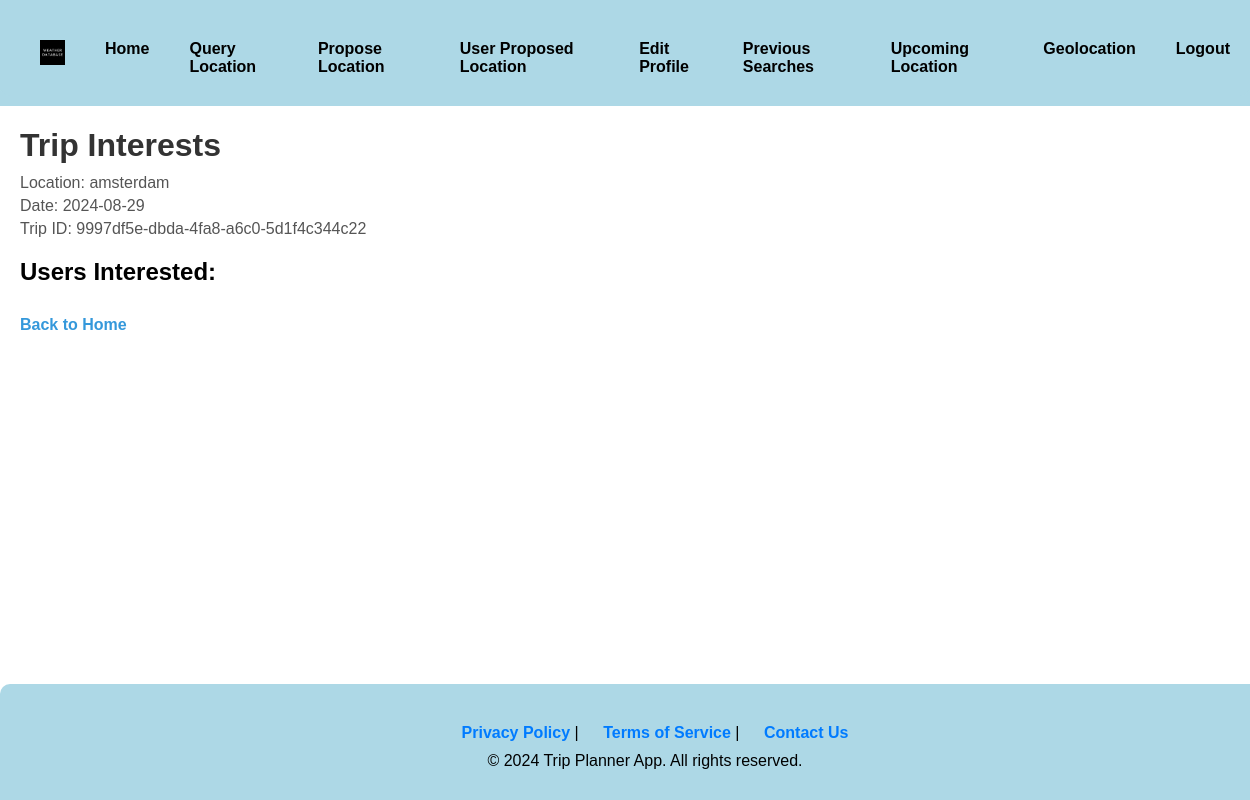
/tripInterests/9997df5e-dbda-4fa8-a6c0-5d1f4c344c22, run on an earlier commit of the app's database.
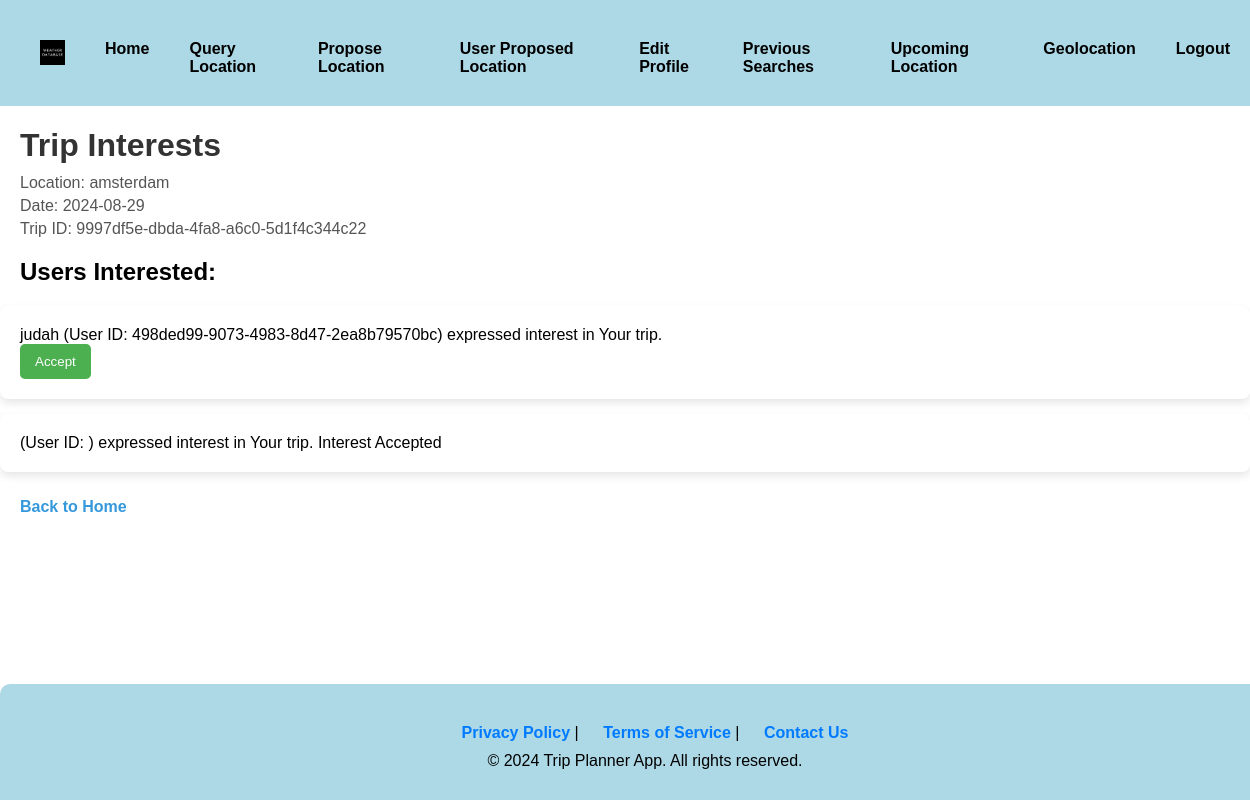
And on a later commit of the database.
### main.py (models this page shows, shortened)
class User(db.Model):
    id = db.Column(db.Integer, primary_key=True)
    username = db.Column(db.String(50), unique=True, nullable=False)
    password = db.Column(db.String(200), nullable=False)
    user_id = db.Column(db.String(36), unique=True, nullable=True)  #user id column

class Interest(db.Model):
    id = db.Column(db.Integer, primary_key=True)
    user_id = db.Column(db.String(36), db.ForeignKey('user.user_id'), nullable=False)
    expressing_user_id = db.Column(db.String(36), nullable=False)
    trip_id = db.Column(db.String(36), db.ForeignKey('proposed_trip.trip_id'), nullable=False)
    accepted = db.Column(db.Boolean, default=False)

### main.py (the view)
@app.route('/tripInterests/<trip_id>', methods=['GET'])
def trip_interests(trip_id):
    try:
        proposed_trip = ProposedTrip.query.filter_by(trip_id=trip_id).first()
        if not proposed_trip:
            return "Error: Proposed Trip not found."
        interests = Interest.query.filter_by(trip_id=trip_id).all()
        return render_template('tripInterests.html', proposed_trip=proposed_trip, interests=interests,
                               fetch_user_by_id=fetch_user_by_id)
    except SQLAlchemyError as db_error:
        error_message = f"Database error: {str(db_error)}"
        app.logger.error(error_message)  # Log the error
        return render_template('error.html', error_message=error_message), 500
    except Exception as e:
        error_message = f"An unexpected error occurred: {str(e)}"
        app.logger.error(error_message)  # Log the error
        return render_template('error.html', error_message=error_message), 500

### main.py (called while the page is built)
def fetch_user_by_id(user_id):
    user = User.query.filter_by(user_id=user_id).first()
    return user

### templates/tripInterests.html (shortened to what this page needs)
<!DOCTYPE html>
<html lang="en">
<head>
</head>
<body>
  <header>
        <nav>
             <div class="logo">
                <a href="{{ url_for('runIndex') }}">
                    <img src="../static/images/weather.jpg" alt="Logo">
                </a>
            </div>
            <a href="{{ url_for('runIndex') }}">Home</a>
            <a href="{{ url_for('query') }}">Query Location</a>
            <a href="{{ url_for('proposed_trips') }}">Propose Location</a>
            <a href="{{ url_for('user_proposed_trips') }}">User Proposed Location</a>
            <a href="{{ url_for('edit_profile') }}">Edit Profile</a>
            <a href="{{ url_for('past_trips') }}">Previous Searches</a>
            <a href="{{ url_for('present_trips') }}">Upcoming Location</a>
            <a id="geolocation-link" href="{{ url_for('geolocation') }}">Geolocation</a>
            <a href="/">Logout</a>
        </nav>
    </header>
      <h1>Trip Interests</h1>
  <p>Location: {{ proposed_trip.location }}</p>
  <p>Date: {{ proposed_trip.date }}</p>
  <p>Trip ID: {{ proposed_trip.trip_id }}</p>
  <h2>Users Interested:</h2>
  <ul>
  {% for interest in interests %}
      {% if interest.expressing_user_id == proposed_trip.user_id %}
          <li>{{ proposed_trip.creator_username }} (User ID: {{ proposed_trip.user_id }}) created the trip.</li>
      {% else %}
          {% set user = fetch_user_by_id(interest.expressing_user_id) %}
          <li>
              {{ user.username }} (User ID: {{ user.user_id }}) expressed interest in Your trip.
              {% if not interest.accepted %}
                  <form method="post" action="{{ url_for('accept_interest', interest_id=interest.id) }}">
                      <button type="submit">Accept</button>
                  </form>
              {% else %}
                  <span>Interest Accepted</span>
              {% endif %}
          </li>
      {% endif %}
  {% endfor %}
 </ul>
  <a href="{{ url_for('runIndex') }}">Back to Home</a>
  <footer>
        <p><a href="#">Privacy Policy</a> | <a href="#">Terms of Service</a> | <a href="mailto:support@weatherapp.com">Contact Us</a></p>
         <p>&copy; 2024 Trip Planner App. All rights reserved.</p>
    </footer>
</body>
</html>

What changed in the data, as far as the page shows it:
now on this page (row unchanged): User: username "judah", user_id "498ded99-9073-4983-8d47-2ea8b79570bc"
added Interest: accepted "Interest Accepted"
